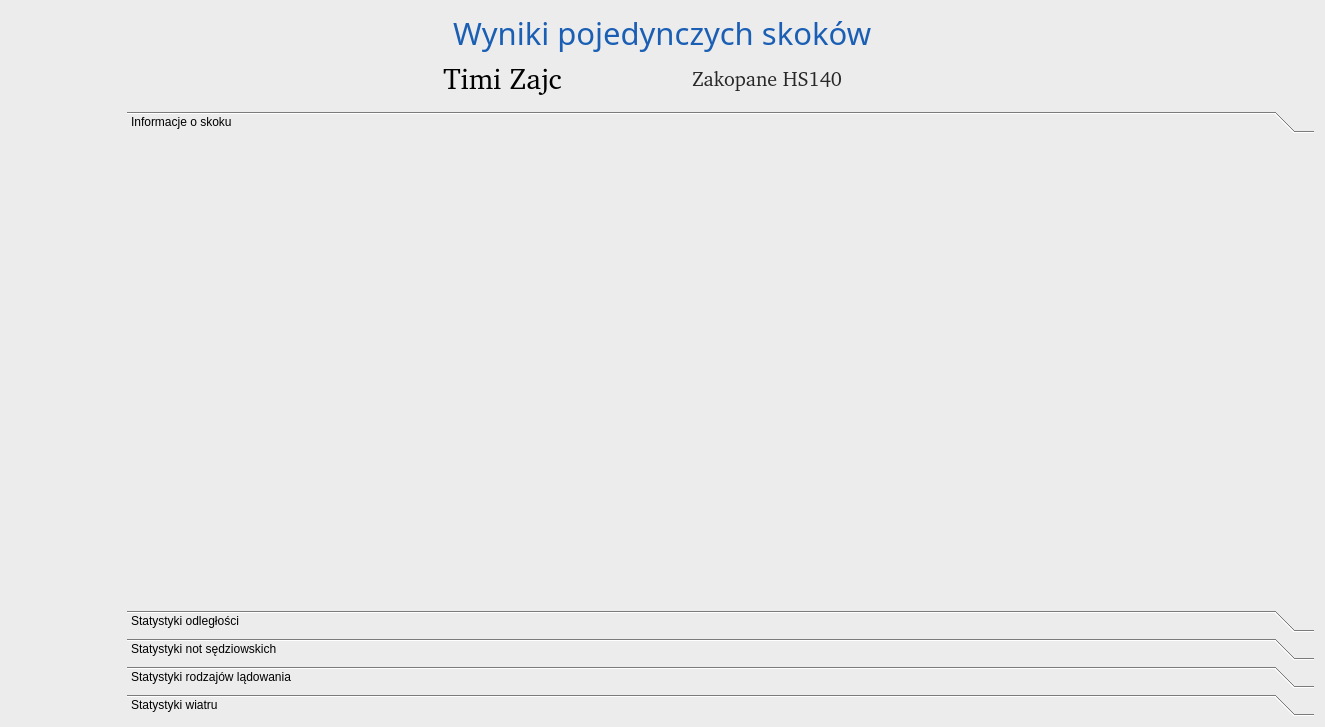
<?xml version="1.0" encoding="UTF-8"?>
<ui version="4.0">
 <class>SingleJumpsResultsWindow</class>
 <widget class="QDialog" name="SingleJumpsResultsWindow">
  <property name="geometry">
   <rect>
    <x>0</x>
    <y>0</y>
    <width>1325</width>
    <height>727</height>
   </rect>
  </property>
  <property name="windowTitle">
   <string>Wyniki pojedynczych skoków</string>
  </property>
  <property name="styleSheet">
   <string notr="true">background-color: rgb(236, 236, 236);</string>
  </property>
  <layout class="QVBoxLayout" name="verticalLayout_2">
   <item>
    <layout class="QHBoxLayout" name="horizontalLayout_title">
     <item>
      <spacer name="horizontalSpacer_titleLeft">
       <property name="orientation">
        <enum>Qt::Horizontal</enum>
       </property>
       <property name="sizeHint" stdset="0">
        <size>
         <width>40</width>
         <height>20</height>
        </size>
       </property>
      </spacer>
     </item>
     <item>
      <widget class="QLabel" name="label_title">
       <property name="font">
        <font>
         <family>Quicksand Medium</family>
         <pointsize>23</pointsize>
         <bold>false</bold>
        </font>
       </property>
       <property name="styleSheet">
        <string notr="true">QLabel{
color: rgb(26, 95, 180);
}</string>
       </property>
       <property name="text">
        <string>Wyniki pojedynczych skoków</string>
       </property>
      </widget>
     </item>
     <item>
      <spacer name="horizontalSpacer_titleRight">
       <property name="orientation">
        <enum>Qt::Horizontal</enum>
       </property>
       <property name="sizeHint" stdset="0">
        <size>
         <width>40</width>
         <height>20</height>
        </size>
       </property>
      </spacer>
     </item>
    </layout>
   </item>
   <item>
    <layout class="QHBoxLayout" name="horizontalLayout_2">
     <item>
      <spacer name="horizontalSpacer_2">
       <property name="orientation">
        <enum>Qt::Horizontal</enum>
       </property>
       <property name="sizeHint" stdset="0">
        <size>
         <width>40</width>
         <height>20</height>
        </size>
       </property>
      </spacer>
     </item>
     <item>
      <widget class="QLabel" name="label_jumperNameAndSurname">
       <property name="font">
        <font>
         <family>Quicksand [PfEd]</family>
         <pointsize>22</pointsize>
         <bold>false</bold>
        </font>
       </property>
       <property name="styleSheet">
        <string notr="true">color: black;</string>
       </property>
       <property name="text">
        <string>Timi Zajc</string>
       </property>
       <property name="alignment">
        <set>Qt::AlignCenter</set>
       </property>
      </widget>
     </item>
     <item>
      <spacer name="horizontalSpacer_4">
       <property name="orientation">
        <enum>Qt::Horizontal</enum>
       </property>
       <property name="sizeType">
        <enum>QSizePolicy::Maximum</enum>
       </property>
       <property name="sizeHint" stdset="0">
        <size>
         <width>3</width>
         <height>20</height>
        </size>
       </property>
      </spacer>
     </item>
     <item>
      <widget class="QLabel" name="label_jumperFlag">
       <property name="minimumSize">
        <size>
         <width>45</width>
         <height>26</height>
        </size>
       </property>
       <property name="maximumSize">
        <size>
         <width>45</width>
         <height>26</height>
        </size>
       </property>
       <property name="text">
        <string/>
       </property>
      </widget>
     </item>
     <item>
      <spacer name="horizontalSpacer_5">
       <property name="orientation">
        <enum>Qt::Horizontal</enum>
       </property>
       <property name="sizeType">
        <enum>QSizePolicy::Maximum</enum>
       </property>
       <property name="sizeHint" stdset="0">
        <size>
         <width>70</width>
         <height>20</height>
        </size>
       </property>
      </spacer>
     </item>
     <item>
      <widget class="QLabel" name="label_hillName">
       <property name="font">
        <font>
         <family>Quicksand [PfEd]</family>
         <pointsize>15</pointsize>
        </font>
       </property>
       <property name="styleSheet">
        <string notr="true">color: rgb(40, 40, 40);</string>
       </property>
       <property name="text">
        <string>Zakopane HS140</string>
       </property>
      </widget>
     </item>
     <item>
      <widget class="QLabel" name="label_hillFlag">
       <property name="minimumSize">
        <size>
         <width>35</width>
         <height>21</height>
        </size>
       </property>
       <property name="maximumSize">
        <size>
         <width>35</width>
         <height>21</height>
        </size>
       </property>
       <property name="text">
        <string/>
       </property>
      </widget>
     </item>
     <item>
      <spacer name="horizontalSpacer_3">
       <property name="orientation">
        <enum>Qt::Horizontal</enum>
       </property>
       <property name="sizeHint" stdset="0">
        <size>
         <width>40</width>
         <height>20</height>
        </size>
       </property>
      </spacer>
     </item>
    </layout>
   </item>
   <item>
    <spacer name="verticalSpacer">
     <property name="orientation">
      <enum>Qt::Vertical</enum>
     </property>
     <property name="sizeType">
      <enum>QSizePolicy::Maximum</enum>
     </property>
     <property name="sizeHint" stdset="0">
      <size>
       <width>20</width>
       <height>9</height>
      </size>
     </property>
    </spacer>
   </item>
   <item>
    <layout class="QHBoxLayout" name="horizontalLayout">
     <item>
      <widget class="QScrollArea" name="scrollArea">
       <property name="sizePolicy">
        <sizepolicy hsizetype="Minimum" vsizetype="Expanding">
         <horstretch>0</horstretch>
         <verstretch>0</verstretch>
        </sizepolicy>
       </property>
       <property name="styleSheet">
        <string notr="true">QScrollArea{
background: transparent;
}
QScrollBar::handle{
border: 2px solid rgb(101, 23, 23);
background-color: rgb(255, 229, 190);
height: 10px;
width: 5px;
}</string>
       </property>
       <property name="widgetResizable">
        <bool>true</bool>
       </property>
       <widget class="QWidget" name="scrollAreaWidgetContents">
        <property name="geometry">
         <rect>
          <x>0</x>
          <y>0</y>
          <width>41</width>
          <height>598</height>
         </rect>
        </property>
        <layout class="QVBoxLayout" name="verticalLayout">
         <item>
          <layout class="QVBoxLayout" name="verticalLayout_singleJumpResultWidgets"/>
         </item>
        </layout>
       </widget>
      </widget>
     </item>
     <item>
      <spacer name="horizontalSpacer">
       <property name="orientation">
        <enum>Qt::Horizontal</enum>
       </property>
       <property name="sizeType">
        <enum>QSizePolicy::Maximum</enum>
       </property>
       <property name="sizeHint" stdset="0">
        <size>
         <width>40</width>
         <height>20</height>
        </size>
       </property>
      </spacer>
     </item>
     <item>
      <widget class="QToolBox" name="toolBox">
       <property name="sizePolicy">
        <sizepolicy hsizetype="Expanding" vsizetype="Expanding">
         <horstretch>0</horstretch>
         <verstretch>0</verstretch>
        </sizepolicy>
       </property>
       <property name="styleSheet">
        <string notr="true">QToolBox::tab{
	color: rgb(0, 0, 0);
}</string>
       </property>
       <property name="currentIndex">
        <number>0</number>
       </property>
       <widget class="QWidget" name="page_jumpInformations">
        <property name="geometry">
         <rect>
          <x>0</x>
          <y>0</y>
          <width>1210</width>
          <height>455</height>
         </rect>
        </property>
        <attribute name="label">
         <string>Informacje o skoku</string>
        </attribute>
        <layout class="QVBoxLayout" name="verticalLayout_4">
         <item>
          <layout class="QVBoxLayout" name="verticalLayout_jumpInfos"/>
         </item>
        </layout>
       </widget>
       <widget class="QWidget" name="page_distanceStatistics">
        <property name="geometry">
         <rect>
          <x>0</x>
          <y>0</y>
          <width>1210</width>
          <height>455</height>
         </rect>
        </property>
        <attribute name="label">
         <string>Statystyki odległości</string>
        </attribute>
        <layout class="QVBoxLayout" name="verticalLayout_5">
         <item>
          <layout class="QVBoxLayout" name="verticalLayout_distanceStatistics"/>
         </item>
        </layout>
       </widget>
       <widget class="QWidget" name="page_judgesStatistics">
        <property name="geometry">
         <rect>
          <x>0</x>
          <y>0</y>
          <width>1210</width>
          <height>455</height>
         </rect>
        </property>
        <attribute name="label">
         <string>Statystyki not sędziowskich</string>
        </attribute>
        <layout class="QVBoxLayout" name="verticalLayout_6">
         <item>
          <layout class="QVBoxLayout" name="verticalLayout_judgesStatistics"/>
         </item>
        </layout>
       </widget>
       <widget class="QWidget" name="page_landingsStatistics">
        <property name="geometry">
         <rect>
          <x>0</x>
          <y>0</y>
          <width>1210</width>
          <height>455</height>
         </rect>
        </property>
        <attribute name="label">
         <string>Statystyki rodzajów lądowania</string>
        </attribute>
        <layout class="QVBoxLayout" name="verticalLayout_7">
         <item>
          <layout class="QVBoxLayout" name="verticalLayout_landingsStatistics"/>
         </item>
        </layout>
       </widget>
       <widget class="QWidget" name="page_windStatistics">
        <attribute name="label">
         <string>Statystyki wiatru</string>
        </attribute>
        <layout class="QVBoxLayout" name="verticalLayout_8">
         <item>
          <layout class="QVBoxLayout" name="verticalLayout_windStatistics"/>
         </item>
        </layout>
       </widget>
      </widget>
     </item>
    </layout>
   </item>
  </layout>
 </widget>
 <resources/>
 <connections/>
</ui>
